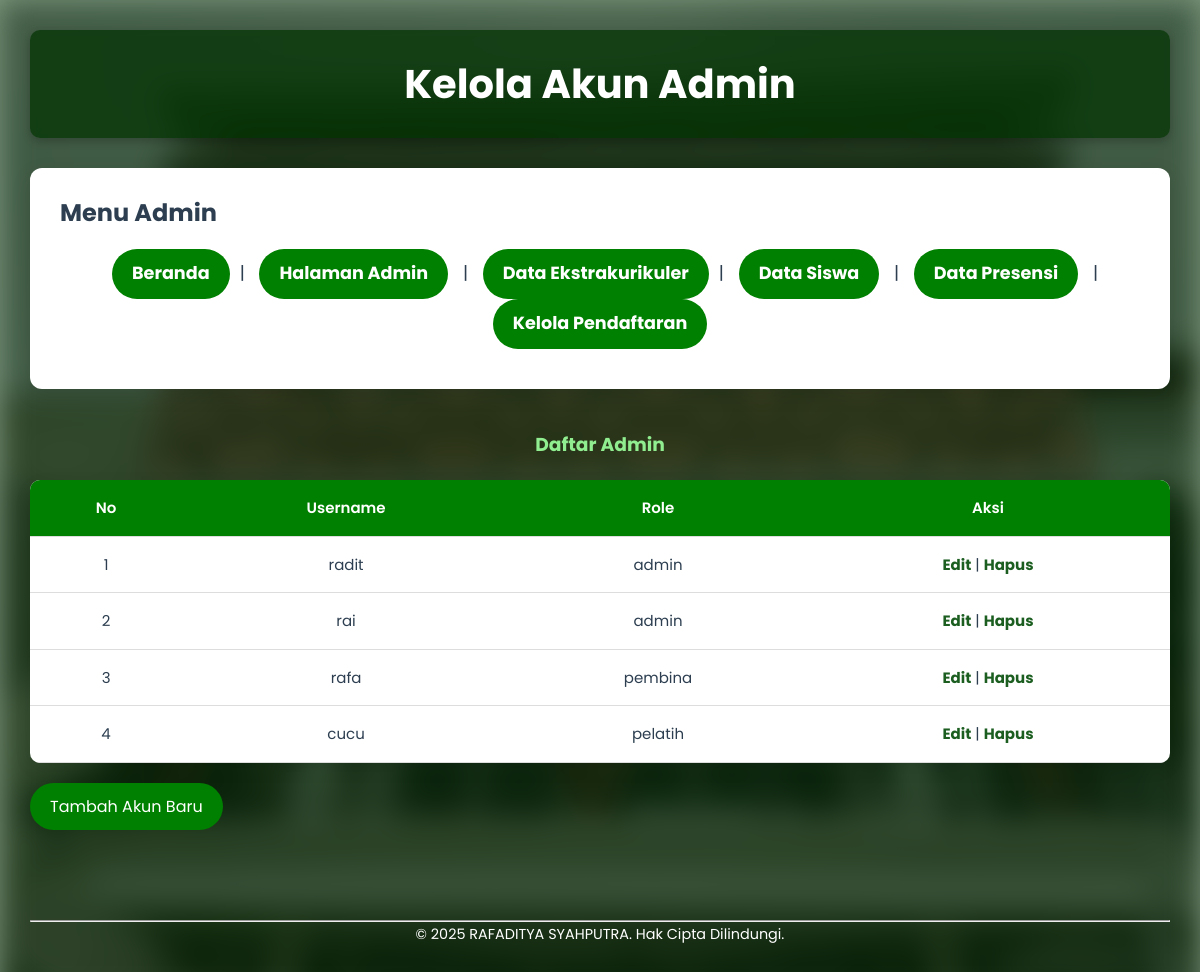
The app's page /kelola_admin.php (signed in) with its own data.
### tables this page shows
CREATE TABLE `pengguna` (
  `id_pengguna` int(11) NOT NULL,
  `username` varchar(50) NOT NULL,
  `password` varchar(255) NOT NULL,
  `nama_lengkap` varchar(100) NOT NULL,
  `role` enum('admin','pembina','pelatih') NOT NULL,
  `terakhir_login` datetime DEFAULT NULL
);

### kelola_admin.php (the view, shortened to what this page needs)
<?php
include 'koneksi.php';
?>
<!DOCTYPE html>
<html>
<head>
</head>
<body>
    <h1>Kelola Akun Admin</h1>
    <div class="isi">
    <h2>Menu Admin</h2>
    <p class="nav">
	 	 <a href="index_admin.php">Beranda</a>|
         <a href="panel_admin.php">Halaman Admin</a> |
		 <a href="admin_eskul.php">Data Ekstrakurikuler</a>|
         <a href="admin_siswa.php">Data Siswa</a> |
         <a href="admin_presensi.php">Data Presensi</a> |
		 <a href="admin_daftar.php">Kelola Pendaftaran</a>
    </p>
</div>
        <h3>Daftar Admin</h3>
        <table class="tabel">
            <tr>
                <th>No</th>
                <th>Username</th>
                <th>Role</th>
                <th>Aksi</th>
            </tr>
            <?php
            $no = 1;
            $sql_admin = "SELECT * FROM pengguna WHERE role IN ('admin', 'pembina', 'pelatih')";
            $result = $conn->query($sql_admin);
            if ($result->num_rows > 0):
                while ($row = $result->fetch_assoc()):
            ?>
            <tr>
                <td><?= $no++; ?></td>
                <td><?= htmlspecialchars($row['username']); ?></td>
                <td><?= htmlspecialchars($row['role']); ?></td>
                <td>
                    <a href="edit_admin.php?id=<?= $row['id_pengguna']; ?>">Edit</a> |
                    <a href="hapus_admin.php?id=<?= $row['id_pengguna']; ?>" onclick="return confirm('Yakin ingin menghapus akun ini?')">Hapus</a>
                </td>
            </tr>
            <?php endwhile; else: ?>
            <tr><td colspan="4">Belum ada akun admin terdaftar.</td></tr>
            <?php endif; ?>
        </table>
        <p><a href="tambah_admin.php">Tambah Akun Baru</a></p>
    <footer>
        <hr>
        <p>&copy; <?= date('Y'); ?> RAFADITYA SYAHPUTRA. Hak Cipta Dilindungi.</p>
    </footer>
</body>
</html>

### kelola_admin.php (style rules this page uses)
* { margin: 0; padding: 0; box-sizing: border-box; }
body { font-family: 'Poppins', sans-serif; color: #2c3e50; line-height: 1.7; padding: 30px; position: relative; min-height: 100vh; z-index: 1; }
body::before { content: ""; position: fixed; top: 0; left: 0; width: 100%; height: 100%; background-image: url('smkn13.jpg'); background-size: cover; background-position: center; background-repeat: no-repeat; filter: blur(15px) brightness(0.6); z-index: -2; pointer-events: none; }
body::after { content: ""; position: fixed; top: 0; left: 0; width: 100%; height: 100%; background: rgba(0, 50, 0, 0.5); z-index: -1; pointer-events: none; }
h1 { text-align: center; font-size: 2.5em; background: rgba(0, 50, 0, 0.7); color: white; padding: 20px; border-radius: 10px; margin-bottom: 30px; box-shadow: 0 4px 8px rgba(0, 0, 0, 0.2); animation: fadeIn 1s ease-in-out; }
h1 { animation: fadeIn 1s ease forwards; }
.nav { animation: slideIn 1.4s ease forwards; }
.isi { animation: slideIn 1.2s ease forwards; }
.tabel { animation: slideIn 1.4s ease forwards; }
h3 { animation: slideIn 1.6s ease forwards; }
p { animation: slideIn 1.4s ease forwards; }
h3 { color: #90EE90; animation: slideIn 1.4s ease forwards; text-align: center; }
.isi { max-width: 1300px; margin: auto; background-color: #ffffff; padding: 25px 30px; border-radius: 12px; box-shadow: 0 6px 20px rgba(0, 0, 0, 0.1); margin-bottom: 40px; }
.isi p { font-size: 1.1em; margin-bottom: 15px; }
.isi a { color: green; text-decoration: none; font-weight: bold; }
.nav { margin: 15px 0; text-align: center; }
.nav a { display: inline-block; margin: 0 10px; padding: 10px 20px; background-color: green; color: white; border-radius: 25px; text-decoration: none; transition: 0.3s; }
table.tabel { width: 100%; border-collapse: collapse; margin: 20px auto; background-color: #fff; border-radius: 10px; overflow: hidden; box-shadow: 0 6px 20px rgba(0, 0, 0, 0.05); }
table.tabel th, table.tabel td { padding: 15px; text-align: center; border-bottom: 1px solid #e0e0e0; font-size: 15px; border: none; border-bottom: 1px solid #ddd; }
table.tabel th { background-color: green; color: white; font-weight: 600; }
table.tabel td a { color: #1b5e20; font-weight: bold; text-decoration: none; }
p a { display: inline-block; margin-bottom: 15px; padding: 10px 20px; background-color: green; color: white; border-radius: 30px; text-decoration: none; transition: 0.3s; }
footer { text-align: center; color: white; font-size: 0.9em; padding: 25px 0; margin-top: 50px; }

### records on screen
pengguna: username "radit", role "admin"
pengguna: username "rai", role "admin"
pengguna: username "rafa", role "pembina"
pengguna: username "cucu", role "pelatih"
